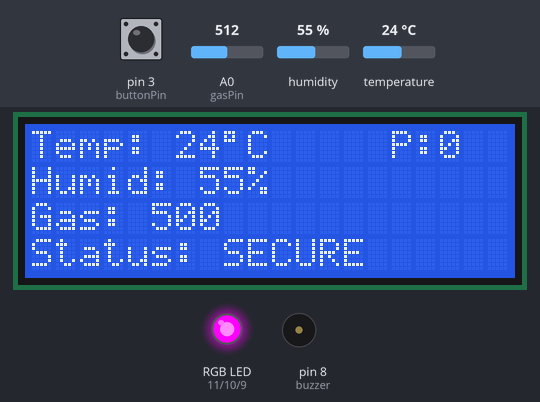
A sketch run on a simulated Arduino Uno, built with avr-gcc and run on an emulated ATmega328P. On the bench: 20×4 character LCD, an RGB LED mixed from three pins (HIGH = lit), buzzer (waves = sounding). The test bench sets the inputs (shaded band); at power-on: humidity 55 %, A0 (gasPin) = 512, pin 3 (buttonPin) HIGH, temperature 24 °C.

Above: at 1.2 s.
1.3 s: humidity set to 69 %
At 3.2 s:
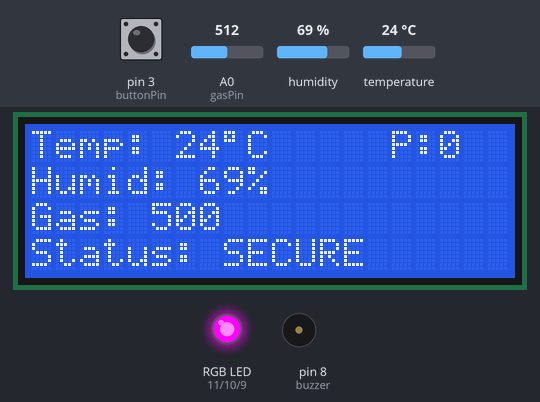
3.6 s: humidity set to 72 %
At 4.45 s:
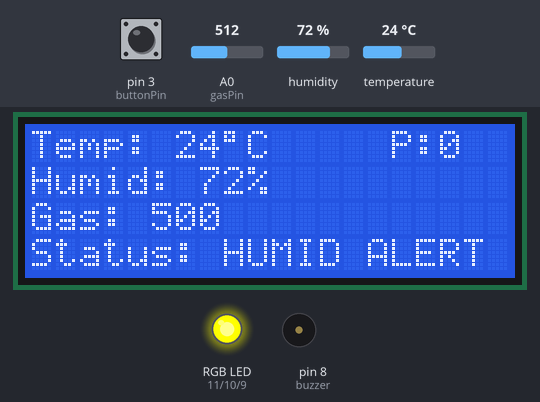
6.1 s: A0 (gasPin) set to 699
At 6.5 s:
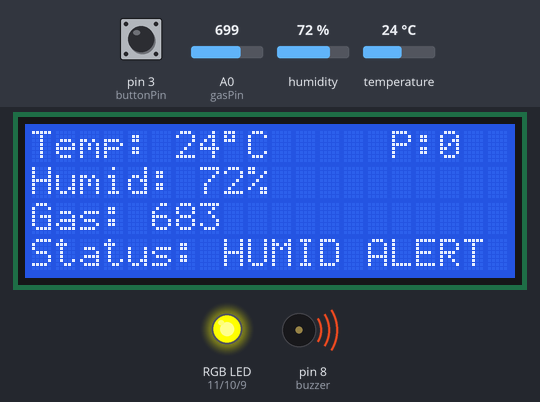
7.9 s: A0 (gasPin) set to 725
At 8.7 s:
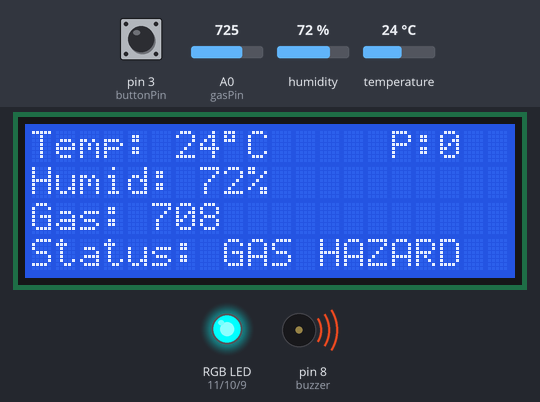
9.5 s: pin 3 (buttonPin) pulled LOW for 0.15 s
At 10.4 s:
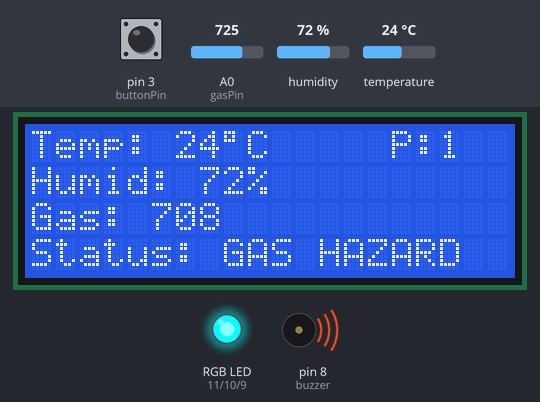
11.3 s: pin 3 (buttonPin) pulled LOW for 1 s
At 12.1 s:
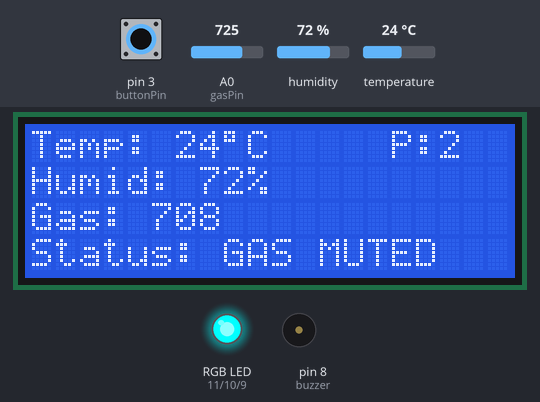
Timing chart, 0 to 14.3 s (numbered marks = the images above; inputs shaded):
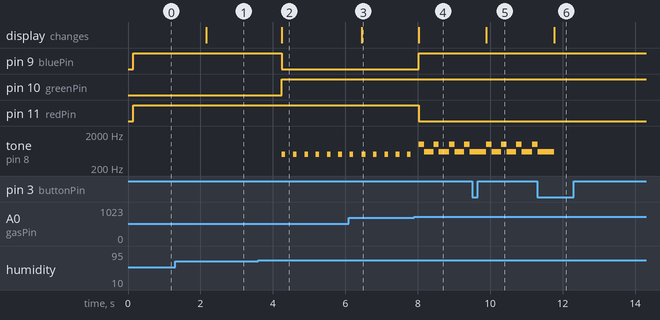

Measured:
- the behaviour switches between 70 and 71 % on humidity (found by bisection; images 1 and 2)
- the behaviour switches between 717 and 718 on A0 (gasPin) (found by bisection; images 3 and 4)
- after the input at 1.3 s, the display: changes after 0.86 s (image 1)
- after the input at 3.6 s, pin 9 (bluePin): HIGH → LOW after 0.65 s; pin 10 (greenPin): LOW → HIGH after 0.65 s; tone on pin 8 (buzzer): alternates 500 Hz for 0.10 s and silent for 0.21 s, starting after 0.65 s; the display: changes after 0.65 s (image 2)
- after the input at 6.1 s, the display: changes after 0.36 s (image 3)
- after the input at 7.9 s, pin 9 (bluePin): LOW → HIGH after 0.12 s; pin 11 (redPin): HIGH → LOW after 0.12 s; tone on pin 8 (buzzer): alternates 1000 Hz for 0.15 s and 600 Hz for 0.26 s, starting after 0.12 s; the display: changes after 0.12 s (image 4)
- after the input at 9.5 s, the display: changes after 0.40 s (image 5)
- after the input at 11.3 s, the display: changes after 0.47 s (image 6)

The sketch:

Smart_Safety_System.ino
```cpp
#include <Wire.h>
#include <LiquidCrystal_I2C.h>
#include <DHT.h>

// Configuration for I2C LCD (20x4 characters)
LiquidCrystal_I2C lcd(0x27, 20, 4);

// DHT11 Sensor Setup
#define DHTPIN 2
#define DHTTYPE DHT11
DHT dht(DHTPIN, DHTTYPE);

// Pin Definitions for RGB LED, Buzzer, Gas Sensor, and Button
const int redPin = 11;
const int greenPin = 10;
const int bluePin = 9;
const int buzzer = 8;
const int gasPin = A0;
const int buttonPin = 3;

// Global Variables for Status Tracking
int pStatus = 0;      // Tracks the acknowledgment (Mute) state
int hazardLevel = 0;  // 0: Secure, 1: Humidity, 2: Gas
bool btnState = HIGH;
bool lastBtnState = HIGH;

void setup() {
  // Initialize peripherals and start DHT sensor
  lcd.init();
  lcd.backlight();
  dht.begin();

  // Configure I/O pins
  pinMode(redPin, OUTPUT);
  pinMode(greenPin, OUTPUT);
  pinMode(bluePin, OUTPUT);
  pinMode(buzzer, OUTPUT);
  pinMode(buttonPin, INPUT_PULLUP); // Use internal pull-up for the button
}

// Function to set LED color for Normal state (Secure)
void setNormal() {
  digitalWrite(redPin, HIGH); digitalWrite(greenPin, LOW); digitalWrite(bluePin, HIGH);
}

// Function to set LED color for Humidity Alert
void setHumidAlert() {
  digitalWrite(redPin, HIGH); digitalWrite(greenPin, HIGH); digitalWrite(bluePin, LOW);
}

// Function to set LED color for Gas Hazard (Danger)
void setGasHazard() {
  digitalWrite(redPin, LOW); digitalWrite(greenPin, HIGH); digitalWrite(bluePin, HIGH);
}

void loop() {
  // Read and map Gas sensor values to a scale of 0-1000
  int gasVal = map(analogRead(gasPin), 0, 1023, 0, 1000);
  int h = (int)dht.readHumidity();    // Read Humidity
  int t = (int)dht.readTemperature(); // Read Temperature

  // Determine Hazard Level based on sensor thresholds
  if (gasVal > 700) {
    hazardLevel = 2; // Critical Gas Alert
  } else if (h > 70) {
    hazardLevel = 1; // High Humidity Warning
  } else {
    hazardLevel = 0; // Everything is Secure
    pStatus = 0;     // Reset mute status when secure
  }

  // Handle Button Input for Acknowledging (Muting) the Alarm
  btnState = digitalRead(buttonPin);
  if (btnState == LOW && lastBtnState == HIGH) { // Detect Button Press (Falling Edge)
    if (hazardLevel > 0 && pStatus < hazardLevel) {
      pStatus++; // Increment pStatus to mute the current alert level
    }
    delay(200); // Simple Debouncing
  }
  lastBtnState = btnState;

  // Update Information on LCD
  updateDisplay(t, h, gasVal);

  // --- Emergency Audio/Visual Logic ---
  if (hazardLevel == 2) {
    setGasHazard();
    if (pStatus < 2) { // Play siren only if not acknowledged for Gas
      tone(buzzer, 1000); delay(150);
      tone(buzzer, 600);  delay(150);
    } else {
      noTone(buzzer); // Alarm muted by user
    }
  }
  else if (hazardLevel == 1) {
    setHumidAlert();
    if (pStatus < 1) { // Play short beeps only if not acknowledged for Humidity
      tone(buzzer, 500); delay(100);
      noTone(buzzer);    delay(100);
    } else {
      noTone(buzzer); // Alarm muted by user
    }
  }
  else {
    setNormal();    // Normal operation
    noTone(buzzer);
  }

  delay(50); // Small delay for system stability
}

// Function to format and output data to the 20x4 LCD
void updateDisplay(int t, int h, int g) {
  lcd.setCursor(0, 0);
  lcd.print("Temp: "); lcd.print(t); lcd.write(223); lcd.print("C    ");
  lcd.setCursor(0, 1);
  lcd.print("Humid: "); lcd.print(h); lcd.print("%   ");
  lcd.setCursor(0, 2);
  lcd.print("Gas: "); lcd.print(g); lcd.print("     ");

  lcd.setCursor(15, 0);
  lcd.print("P:"); lcd.print(pStatus);

  // Status message logic for clear visual feedback
  lcd.setCursor(0, 3);
  lcd.print("Status: ");
  if (hazardLevel == 0) lcd.print("SECURE      ");
  else if (hazardLevel == 1 && pStatus >= 1) lcd.print("HUMID MUTED ");
  else if (hazardLevel == 1) lcd.print("HUMID ALERT ");
  else if (hazardLevel == 2 && pStatus >= 2) lcd.print("GAS MUTED   ");
  else if (hazardLevel == 2) lcd.print("GAS HAZARD  ");
}
```
